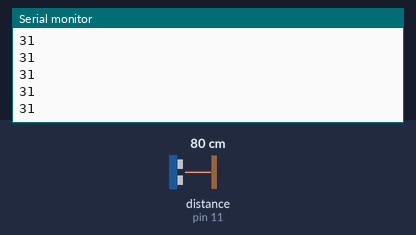
A sketch run on a simulated Arduino Uno, built with avr-gcc and run on an emulated ATmega328P. Parts: the last lines printed to the serial monitor. Wiring (inferred from the names in the program): ultrasonic range finder: trigger pin 11; echo pin 11. Inputs (shaded band) come from the test bench; at power-on: distance to the obstacle (sensor on pin 11) 80 cm. The echo pulse lasts 58.3 µs per cm.

Above: at 1.2 s.
1.3 s: distance to the obstacle (sensor on pin 11) set to 2 cm
At 2.0 s:
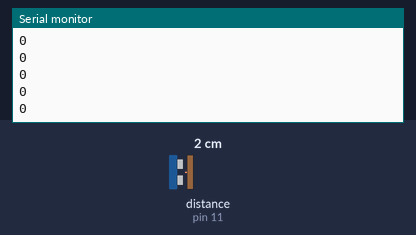
2.8 s: distance to the obstacle (sensor on pin 11) set to 4 cm
At 3.6 s:
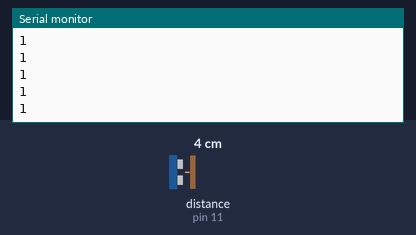
Timing chart, 0 to 5.8 s (numbered marks = the images above; inputs shaded):
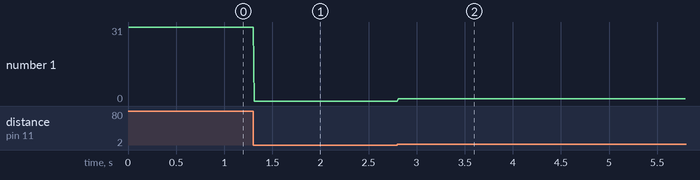

The sketch:

Ultrasonic-Version.ino
```cpp
unsigned long echo = 0;
int ultraSoundSignal = 11; // pin
unsigned long ultrasoundValue = 0;
short count = 0;

void setup()
{
  Serial.begin(9600);
  pinMode(ultraSoundSignal,OUTPUT);
}

unsigned long ping()
{
  pinMode(ultraSoundSignal, OUTPUT); // Switch signalpin to output
  digitalWrite(ultraSoundSignal, LOW); // Send low pulse
  delayMicroseconds(2);
  digitalWrite(ultraSoundSignal, HIGH); // Send high pulse
  delayMicroseconds(10);
  digitalWrite(ultraSoundSignal, LOW); // Holdoff
  pinMode(ultraSoundSignal, INPUT); // Switch signalpin to input
  digitalWrite(ultraSoundSignal, HIGH); // Turn on pullup resistor

  // echo = pulseIn(ultraSoundSignal, HIGH, 38000)
  echo = pulseIn(ultraSoundSignal, HIGH); //Listen for echo
  ultrasoundValue = (echo / 58.138) * .39; //convert to CM then to inches
  return ultrasoundValue;
}

void loop()
{
  int x = 0;
  x = ping();
  //{
    Serial.println(x);
    // if ultrasonic within certain range push to database .....
 // }
  delay(10);
  //count++;
}
```

Measured:
- after the input at 1.3 s, the serial monitor: prints a new line at once (image 1)
- after the input at 2.8 s, the serial monitor: prints a new line at once (image 2)
- plotted number 1: 31 → 0 after the input at 1.3 s, 0 → 1 after the input at 2.8 s
